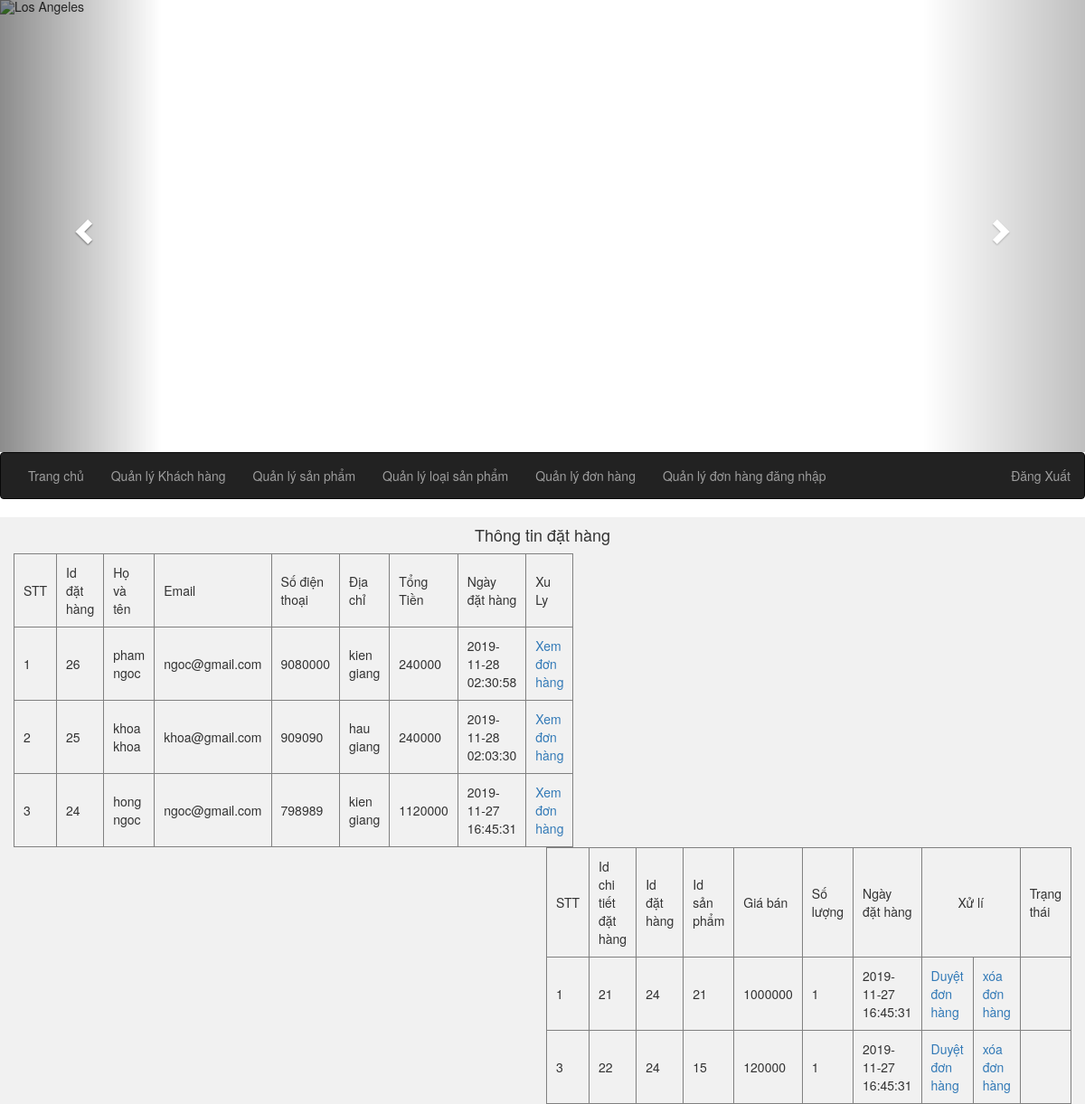
Page /admin/tc.php?dathang=quanlidathang&id=24 on the committed database.
### tables this page shows
CREATE TABLE `orders` (
  `id_order` int(11) NOT NULL,
  `hoten` varchar(256) NOT NULL,
  `email` varchar(256) NOT NULL,
  `dienthoai` int(11) NOT NULL,
  `diachi` varchar(256) NOT NULL,
  `tongtien` int(11) NOT NULL,
  `ngayorders` datetime DEFAULT NULL
);

CREATE TABLE `chitietdathang` (
  `id_ctorder` int(11) NOT NULL,
  `id_order` int(11) NOT NULL,
  `idsp` int(11) NOT NULL,
  `gia` int(11) NOT NULL,
  `soluong` int(11) NOT NULL,
  `ngayorder` datetime DEFAULT NULL
);

### admin/module/dondathang/lietke.php (the view)
<div class="container-fluid">
  <div class="row content">
    <div class="col-sm-12 sidenav">
      <?php
$servername = "localhost";
$username = "root";
$password = "";
$dbname = "new";
$conn = mysqli_connect($servername, $username, $password, $dbname);
$sql="select * from orders order by id_order desc";
$run = mysqli_query($conn,$sql);
?>
<h4 align="center">Thông tin đặt hàng</h4>
<table width="45%" border="1" align="left">
	<tr>
		<td>STT</td>
		<td>Id đặt hàng</td>
		<td>Họ và tên</td>
		<td>Email</td>
		<td>Số điện thoại</td>
		<td>Địa chỉ</td>
		<td>Tổng Tiền</td>
		<td>Ngày đặt hàng</td>
		<td>Xu Ly</td>
	</tr>
	<?php
		$i=1;
		while($dong= mysqli_fetch_array($run)) {
	?>
	<tr>
		<td><?php echo $i; ?></td>
		<td><?php echo $dong['id_order']; ?></td>
		<td><?php echo $dong['hoten']; ?></td>
		<td><?php echo $dong['email']; ?></td>
		<td><?php echo $dong['dienthoai']; ?></td>
		<td><?php echo $dong['diachi']; ?></td>
		<td><?php echo $dong['tongtien'];?></td>
		<td><?php echo $dong['ngayorders']; ?></td>
		<td> <a href="?dathang=quanlidathang&id=<?php echo $dong['id_order'] ?>">Xem đơn hàng</a></td>
		</tr>
	<?php
		$i++;
		}
	?>
</table>
<?php
		if(isset($_GET['dathang'])=='quanlidathang'){
		$id =$_GET['id'];
		$sql_chitiet = mysqli_query($conn,"SELECT * FROM orders, chitietdathang WHERE orders.id_order=chitietdathang.id_order AND orders.id_order ='$id'");
		?>
<table width="45%" border="1" align="right">
	<tr>
		<td>STT</td>
		<td>Id chi tiết đặt hàng</td>
		<td>Id đặt hàng</td>
		<td>Id sản phẩm</td>
		<td>Giá bán</td>
		<td>Số lượng</td>
		<td>Ngày đặt hàng</td>
		<td colspan="2" align="center">Xử lí</td>
		<td>Trạng thái</td>
	</tr>
	<?php
		$i = 0;
		while ($dong = mysqli_fetch_array($sql_chitiet)) {
		$i++;
		?>
	<tr>
		<td><?php echo $i; ?></td>
		<td><?php echo $dong['id_ctorder']; ?></td>
		<td><?php echo $dong['id_order']; ?></td>
		<td><?php echo $dong['idsp']; ?></td>
		<td><?php echo $dong['gia']; ?></td>
		<td><?php echo $dong['soluong']; ?></td>
		<td><?php echo $dong['ngayorder']; ?></td>
		<td><a  href="module/dondathang/update.php?id=<?php echo $dong['id_ctorder']?>">Duyệt đơn hàng</a></td>
		<td><a href="module/dondathang/xoa.php?id=<?php echo $dong['id_ctorder']?>">xóa đơn hàng</a></td>
		<td><?php echo $dong['trangthai']?></td>
		</tr>
	<?php
		$i++;
		}
	?>
</table>
<?php }
?>
	</div>
  </div>
</div>

### admin/tc.php (style rules this page uses)
.sidenav { background-color: #f1f1f1; height: 100%; }
body { height: 1200px; }
td { padding:10px; }

### rows in the picture
orders: id_order "26", hoten "pham ngoc", email "ngoc@gmail.com", dienthoai "9080000", diachi "kien giang", tongtien "240000", ngayorders "2019-11-28 02:30:58"
orders: id_order "25", hoten "khoa khoa", email "khoa@gmail.com", dienthoai "909090", diachi "hau giang", tongtien "240000", ngayorders "2019-11-28 02:03:30"
orders: id_order "24", hoten "hong ngoc", email "ngoc@gmail.com", dienthoai "798989", diachi "kien giang", tongtien "1120000", ngayorders "2019-11-27 16:45:31"
chitietdathang: id_ctorder "21", id_order "24", idsp "21", gia "1000000", soluong "1", ngayorder "2019-11-27 16:45:31"
chitietdathang: id_ctorder "22", id_order "24", idsp "15", gia "120000", soluong "1", ngayorder "2019-11-27 16:45:31"
